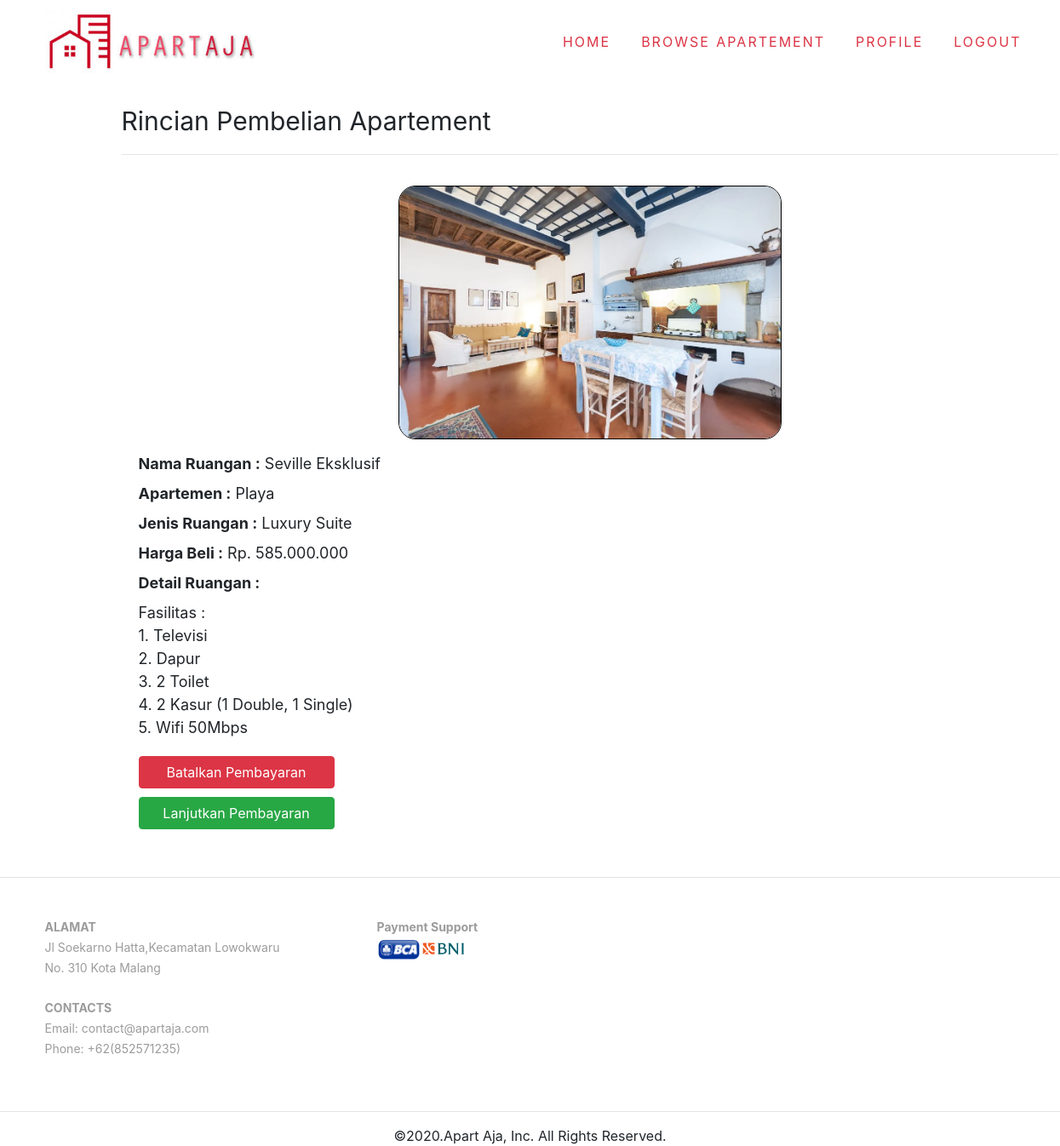
The app's page /preview-beli.php?id_ruangan=3 (signed in) with its own data.
### tables this page shows
CREATE TABLE `ruangan_apartemen` (
  `id_ruangan` int(11) NOT NULL,
  `id_apartemen` int(11) NOT NULL,
  `id_pengelola` int(11) NOT NULL,
  `nama` varchar(255) NOT NULL,
  `jenis_ruangan` varchar(250) NOT NULL,
  `harga_beli` bigint(20) NOT NULL,
  `detail_ruangan` text NOT NULL,
  `sisa_ruang_apartemen` int(10) NOT NULL,
  `gambar_utama` text NOT NULL
);

CREATE TABLE `apartemen` (
  `id_apartemen` int(11) NOT NULL,
  `id_pengelola` int(11) NOT NULL,
  `nama_apartemen` varchar(255) NOT NULL,
  `alamat_apartemen` varchar(255) NOT NULL,
  `kota_kabupaten` varchar(200) NOT NULL,
  `provinsi` varchar(200) NOT NULL,
  `gambar_apartemen` text NOT NULL,
  `maps_link` text NOT NULL DEFAULT '#'
);

### preview-beli.php (the view, shortened to what this page needs)
<?php
include 'connection.php';
if (!empty($_SESSION['level']) == '1') {
    include 'header-user.php';
    $id_ruangan = $_GET['id_ruangan'];
?>
    <div class="container" style="padding: 20px; margin: 0 auto ;margin-top:100px;">
        <div class="row">
            <?php
            $queryDetailRuangan = "select * from ruangan_apartemen ra JOIN apartemen a ON ra.id_apartemen = a.id_apartemen where ra.id_ruangan = '$id_ruangan'";
            $resultDetailRuangan = mysqli_query($connect, $queryDetailRuangan);
            while ($ruangan = mysqli_fetch_array($resultDetailRuangan)) {
            ?>
                <div class="col-md-12" style="margin-left:70px;margin-right:70px;">
                    <span style="margin-top:20px;margin-bottom: 20px;font-size: 30px">Rincian Pembelian Apartement</span>
                    <hr>
                    <div class="card-body" style="font-size: 18px">
                        <center>
                            <img style="width:450px;margin-bottom: 15px;border-radius: 20px;border:1px solid black" src="<?= $ruangan['gambar_utama'] ?>" alt="Desc">
                        </center>
                        <label for=""><b>Nama Ruangan : </b></label>
                        <?= $ruangan['nama']; ?><br>
                        <label for=""><b>Apartemen : </b></label>
                        <?= $ruangan['nama_apartemen']; ?><br>
                        <label for=""><b>Jenis Ruangan : </b></label>
                        <?= $ruangan['jenis_ruangan']; ?><br>
                        <label for=""><b>Harga Beli :</b></label>
                        Rp. <?= number_format($ruangan['harga_beli'], 0, ',', '.');; ?><br>
                        <label for=""><b>Detail Ruangan :</b></label><br>
                        <span style="white-space: pre-line"><?= $ruangan['detail_ruangan']; ?></span><br>
                        <a href="daftar-ruangan.php" class="btn btn-danger" style="width: 230px;margin-top:20px">Batalkan Pembayaran</a>
                        <form action="" method="POST">
                            <a href="checkout-beli.php?id_ruangan=<?= $ruangan['id_ruangan'] ?>" class="btn btn-success" type="submit" style="margin-top:10px;width:230px" name="submit">Lanjutkan Pembayaran</a>
                        </form>
                    </div>
                <?php
            }
                ?>
                </div>
        </div>
    </div>
<?php
    include 'footer.php';
} else { ?>
    <script>
        window.location = 'login-user.php';
    </script>
<?php
}
?>
</body>
</html>

### assets/mobirise/css/style.css (style rules this page uses)
html { position: relative; min-height: 100%; }
form a.btn { margin:0; }

### records on screen
ruangan_apartemen: gambar_utama (picture), nama "Seville Eksklusif", id_apartemen.nama_apartemen "Playa", jenis_ruangan "Luxury Suite", harga_beli "585.000.000", detail_ruangan "Fasilitas : 1. Televisi 2. Dapur 3. 2 Toilet 4. 2 Kasur (1 Double, 1 Single) 5. Wifi 50Mbps"
